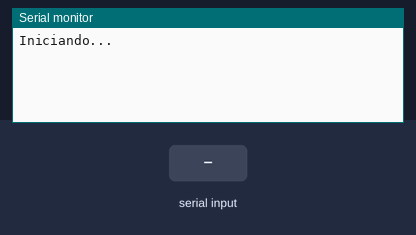
The sketch below on a simulated ESP32. Parts: the last lines printed to the serial monitor. The test bench sets the inputs (shaded band). Nothing arrives over Bluetooth unless stated.

Above: at 3.2 s.
3.3 s: "1" received over the second serial link
At 4.7 s:
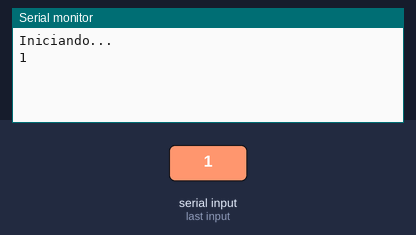
5.8 s: "0" received over the second serial link
At 7.2 s:
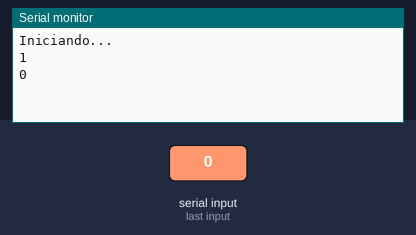
7.3 s: "2" received over the second serial link
At 8.9 s:
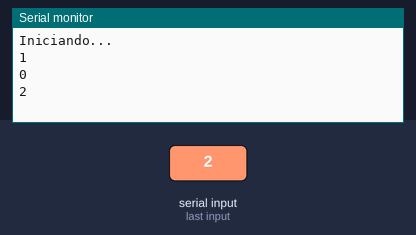

Measured:
- after the input at 3.3 s, the serial monitor: prints a new line after 1.0 s (image 1)
- after the input at 5.8 s, the serial monitor: prints a new line after 1.0 s (image 2)
- after the input at 7.3 s, the serial monitor: prints a new line after 1.0 s (image 3)

The sketch:

simbotonera.ino
```cpp
#include <BluetoothSerial.h>

class BluetoothSerialPlus: public BluetoothSerial{
public:
  void write(String message){
    int size = message.length();
    const uint8_t* text = (const uint8_t*)message.c_str();
    this->BluetoothSerial::write(text, size);
  }
};

//#define RXD2 16
//#define TXD2 17

BluetoothSerialPlus BT;
byte led_1 = 14;
String StringIN = " ";
int state = 0;

String commando1 = "JOINTS";
String commando2 = "XYZ";

void setup() {
  Serial.begin(9600);
  BT.begin(9600);
  //Serial2.begin(9600, SERIAL_8N1, RXD2, TXD2);

  Serial.println("Iniciando...");
  delay(2000);
}

void loop() {
  if(BT.available()){
    StringIN = BT.readString();
    // --- Comunicación ---
    //BT.write("Que tal!");
    Serial.println(StringIN);
  }
  /*while(Serial2.available()){
    Serial.println(Serial2.read());
  }
  delay(100);*/
}
```
